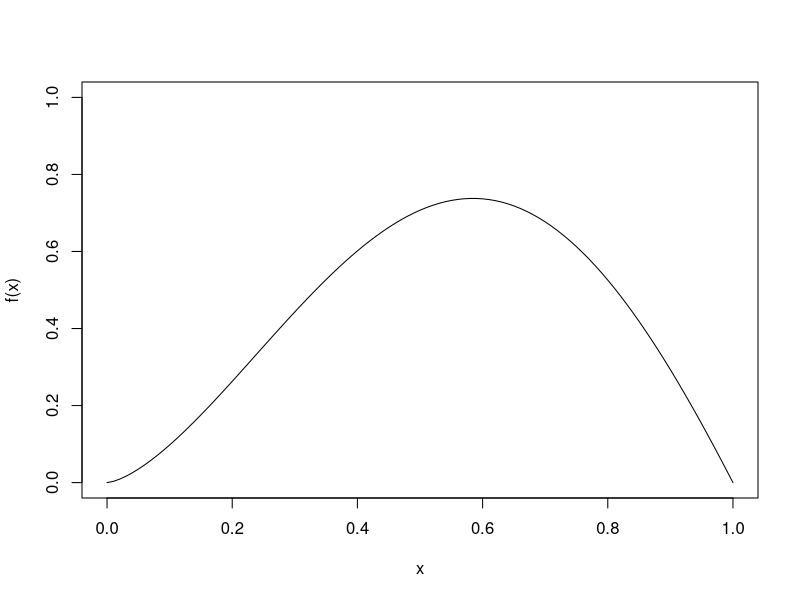
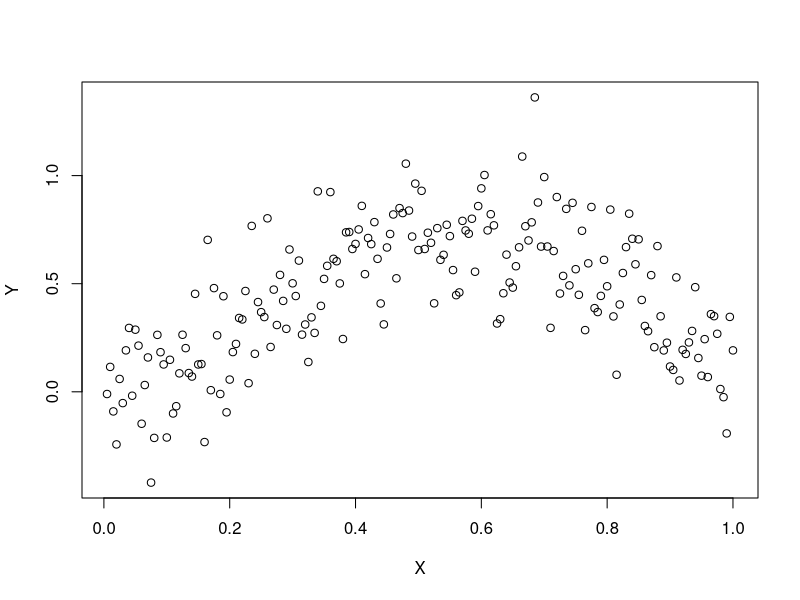
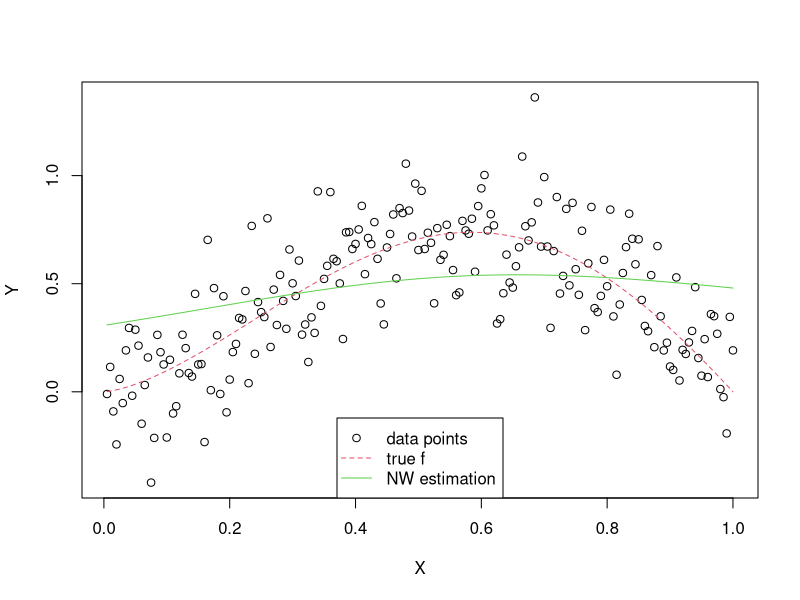
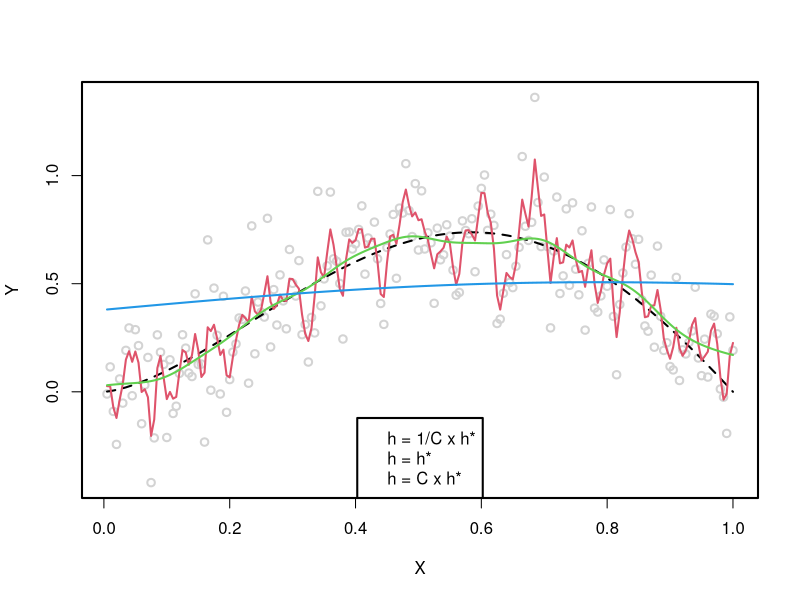
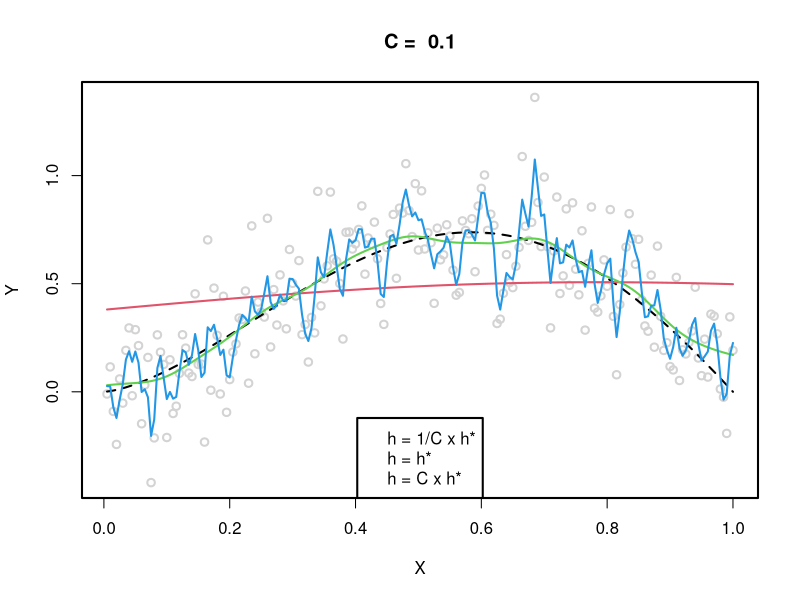
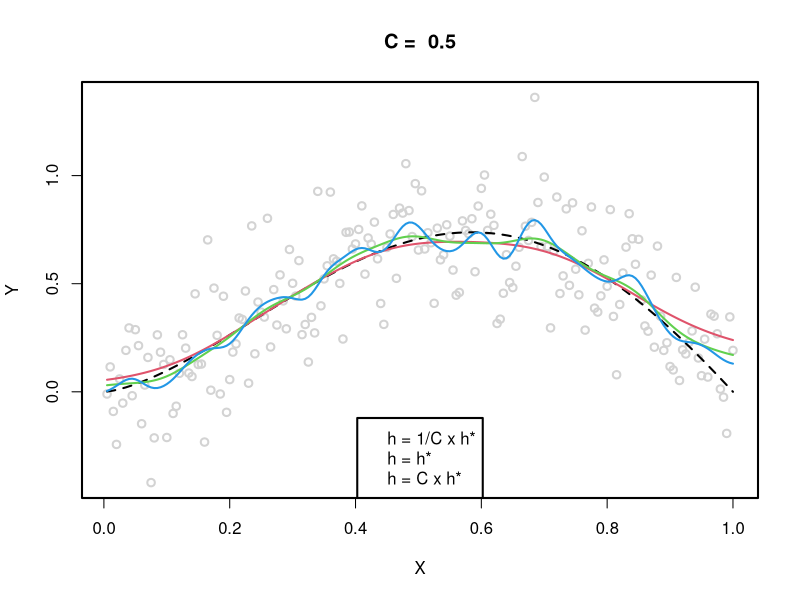
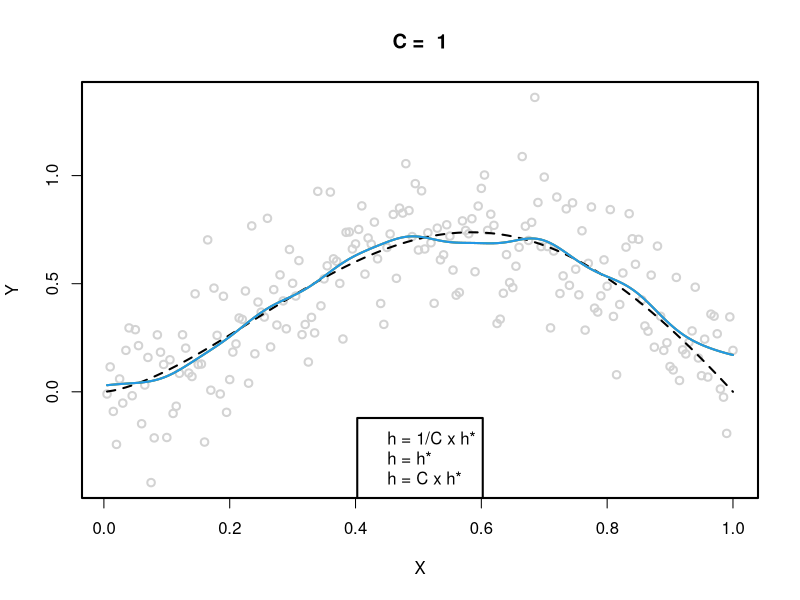
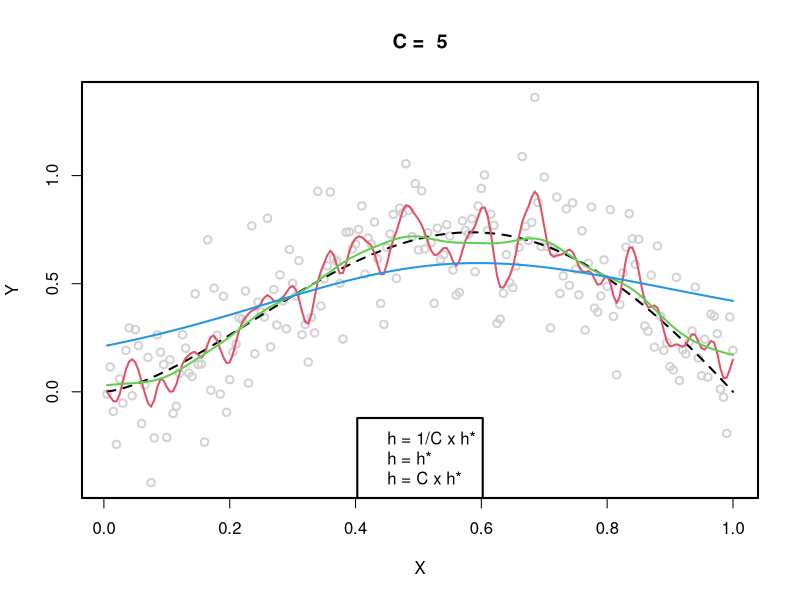

R code for these plots, in order:
## ---- chunk 1
knitr::opts_chunk$set(echo = TRUE)
QQ <- 0
## ---- chunk 2
f <- function(x) sqrt(x)*sin(pi*x)
curve(f, ylim = c(0, 1))
## ---- chunk 3
n <- 200
X <- 1:n/n
## ---- chunk 4
sigma <- 0.2
sigma2 <- sigma^2
eps <- rnorm(n, sd = sqrt(sigma2))
Y <- f(X) + eps
plot(X, Y)
## ---- chunk 5
library("KernSmooth")
## ---- chunk 6
?locpoly
## ---- chunk 7
NW <- function(x, y, bandwidth, gridsize = length(x), ...) {
  locpoly(x, y, degree = 0, bandwidth = bandwidth, gridsize = gridsize, ...)
}
## ---- chunk 8
fit <- NW(X, Y, bandwidth = 0.3)
plot(X, Y)
curve(f, add = TRUE, col = 2, lty = 2)
lines(fit, col=3)
lgd <- c("data points", "true f", "NW estimation")
legend("bottom", lgd, col = 1:3, lty = c(NA, 2, 1), pch = c(1, NA, NA))
## ---- chunk 9
QQ <- QQ + 1
## ---- chunk 10
MISE_NW <- function(bandwidth, x, y, f) {
    fit <- NW(x, y, bandwidth = bandwidth)
    mean((fit$y - f(fit$x))^2)
}
opt <- optimize(MISE_NW, X, Y, f, interval = c(0, 1))
best <- round(opt$minimum, 3)
## ---- chunk 11
par(lwd = 2)
plot(X, Y, col = "lightgray")
curve(f, add = TRUE, col = 1, lty = 2)

C <- 10
bwd <- c(1/C, 1, C)*best
for (kk in 1:length(bwd)) {
    fit <- NW(X, Y, bandwidth = bwd[kk])
    lines(fit, col = 1 + kk)
}
lgd <- c("h = 1/C x h*", "h = h*", "h = C x h*")
legend("bottom", lgd, col = 2:4)
## ---- chunk 12
C_list <- c(0.1, 0.5, 1, 5)
par(mfrow = c(1,1))
for ( C in C_list )
{
  plot(X, Y, col = "lightgray", main = paste("C = ", C))
  curve(f, add = TRUE, col = 1, lty = 2)
  bwd <- c(1/C, 1, C)*best
  for (kk in 1:length(bwd)) {
    fit <- NW(X, Y, bandwidth = bwd[kk])
    lines(fit, col = 1 + kk)
  }
  lgd <- c("h = 1/C x h*", "h = h*", "h = C x h*")
  legend("bottom", lgd, col = 2:4)
}
## ---- chunk 13
MISE_NW <- function(bandwidth, x, y, f) {
    fit <- NW(x, y, bandwidth = bandwidth)
    mean((fit$y - f(fit$x))^2)
}

## ---- chunk 14
QQ <- QQ +1
## ---- chunk 15
opt <- optimize(MISE_NW, X, Y, f, interval = c(0, 1))
best <- round(opt$minimum, 3)
best
## ---- chunk 16
X_2000 <- 1:2000/2000
Y_2000 <- f(X_2000) + eps

plot(X_2000, Y_2000)
## ---- chunk 17
opt_2000 <- optimize(MISE_NW, X_2000, Y_2000, f, interval = c(0, 1))
best_2000 <- round(opt_2000$minimum, 3)
paste ("Optimal bandwith with 2000 observations = ", best_2000)
## ---- chunk 18
plot(X_2000, Y_2000, col = "lightgray", main = paste("f vs estimated f with optimal bandwidth = ", best_2000))
curve(f, add = TRUE, col = 1, lty = 2)
bwd <- best_2000

fit <- NW(X_2000, Y_2000, bandwidth = bwd)
lines(fit, col ="red")
## ---- chunk 19
QQ <- QQ +1
## ---- chunk 20
MISE_NW_0 <- function(bandwidth, x, y) {
    fit <- NW(x, y, bandwidth = bandwidth)
    mean((fit$y - y)^2)
}
## ---- chunk 21
hs <- 1:100/500
## ---- chunk 22
mise_nw_0_list <- c()
for (h in hs){
  mise_nw_0_list[length(mise_nw_0_list) + 1] <- MISE_NW_0(h,X,Y)
}

plot(hs, mise_nw_0_list, xlab = "bandwidth", ylab = "Discretized estimator")
## ---- chunk 23
QQ <- QQ +1
## ---- chunk 24
fHat <- function(bandwidth, n, sigma2, f) {
    eps <- rnorm(n, sd = sqrt(sigma2))
    X <- 1:n/n
    Y <- f(X) + eps
    fit <- NW(X, Y, bandwidth = bandwidth)
    fit$y
}   
## ---- chunk 25
curve(f, ylim = c(-0.1, 0.8))
lines(X, fHat(0.1,  n, sigma2, f), col = 2, lty = 2)
lines(X, fHat(0.1,  n, sigma2, f), col = 3, lty = 2)
lines(X, fHat(0.1,  n, sigma2, f), col = 4, lty = 2)
## ---- chunk 26
bandwidth <- 0.3
fHatMat <- replicate(101, fHat(bandwidth, n, sigma2, f))
curve(f)
matlines(X, fHatMat, col = "lightgray")        
curve(f, add = TRUE)
## ---- chunk 27
bandwidth <- 0.04
fHatMat <- replicate(101, fHat(bandwidth, n, sigma2, f))
curve(f)
matlines(X, fHatMat, col = 3)
curve(f, add = TRUE)
## ---- chunk 28
bandwidth <- 0.004
fHatMat <- replicate(101, fHat(bandwidth, n, sigma2, f))
curve(f)
matlines(X, fHatMat, col = 7)
curve(f, add = TRUE)
## ---- chunk 29
QQ <- QQ +1
## ---- chunk 30
bandwidth <- 0.01
fHatMat <- replicate(101, fHat(bandwidth, n, sigma2, f))
curve(f)
matlines(X, fHatMat, col = 7)
curve(f, add = TRUE)
## ---- chunk 31
bandwidth <- 0.5
fHatMat <- replicate(101, fHat(bandwidth, n, sigma2, f))
curve(f)
matlines(X, fHatMat, col = 7)
curve(f, add = TRUE)
## ---- chunk 32
diffs <- fHatMat - f(X)            ## Note: this is a bit dangerous
diffs2 <- sweep(fHatMat, 1, f(X))  ## Safer but harder to understand
max(abs(diffs2-diffs))             ## sanity check
str(rowMeans(diffs^2))
## ---- chunk 33
MSE <- function(bandwidth, n, sigma2, f, nRep) {
    fHatMat <- replicate(nRep, fHat(bandwidth, n, sigma2, f))
    diffs <- sweep(fHatMat, 1, f(X))
    mse <- rowMeans(diffs^2)
}
## ---- chunk 34
MSEh1 <- MSE(0.3, n, sigma2, f, 1001)
MSEh2 <- MSE(0.04, n, sigma2, f, 101)
MSEh3 <- MSE(0.003, n, sigma2, f, 101)
Estim1=sum(MSEh1)/n
Estim2=sum(MSEh2)/n
Estim3=sum(MSEh3)/n
Estim1
Estim2
Estim3
## ---- chunk 35
QQ <- QQ +1
## ---- chunk 36
calculate_bias_and_variance <- function (nrep) {
  bias_list <- c()
  var_list <- c()
  
  for (h in hs){
    fHatMat <- replicate(nRep, fHat(h, n, sigma2, f))
    diffs <- sweep(fHatMat, 1, f(X))
    mse <- rowMeans(diffs^2)
  }
}
## ---- chunk 37
par(lwd = 2)
C <- 3
plot(X, MSE(best/C, n, sigma2, f, 50), t = 'l', ylab = "MSE", col = 2, ylim = c(0, 0.1))
lines(X, MSE(best, n, sigma2, f, 50), col = 3)
lines(X, MSE(C*best, n, sigma2, f, 50), col = 4)
lgd <- c("h = 1/C x h*", "h = h*", "h = C x h*")
legend("top", lgd, col = 2:4, lty = 1)
abline(h=0, lty = 2)
## ---- chunk 38
QQ <- QQ + 1
## ---- chunk 39
curve(f)
## ---- chunk 40
QQ <- QQ +1
## ---- chunk 41
QQ <- QQ +1
## ---- chunk 42
getW <- function(X, h) {
    n <- length(X)
    W <- matrix(NA, n, n)
    for (ii in 1:n){
        Yi <- rep(0, n)
        Yi[ii] <- 1
        fit <- locpoly(X, Yi, bandwidth = h, gridsize = n)
        W[ii, ] <- fit$y
    }
    W
}
## ---- chunk 43
QQ <- QQ +1
## ---- chunk 44
fit <- locpoly(X, Y, drv = 1, bandwidth = 0.1, gridsize=length(X))
plot(fit$x, fit$y)
ff <- function(x) sin(pi*x)/sqrt(x)/2 + pi*sqrt(x)*cos(pi*x)
curve(ff, add = TRUE)
## ---- chunk 45
max(abs(X - fit$x))
